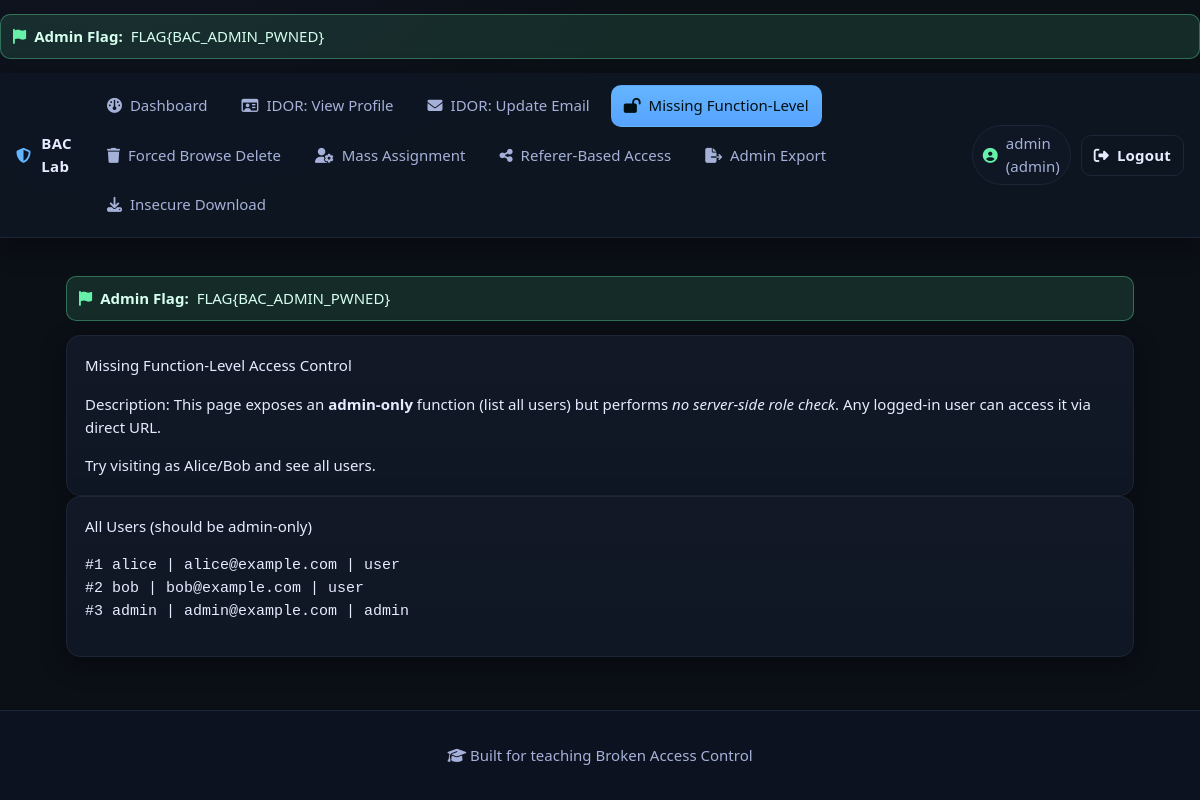
Screenshot of /3_missing_function_level_admin.php (signed in) with the database file from the repository.
### tables this page shows
CREATE TABLE users (
  id INT AUTO_INCREMENT PRIMARY KEY,
  username VARCHAR(50) UNIQUE NOT NULL,
  password VARCHAR(100) NOT NULL,
  email VARCHAR(120) NOT NULL,
  role ENUM('user','admin') NOT NULL DEFAULT 'user'
);

### 3_missing_function_level_admin.php (the view)
<?php require 'config.php'; require 'helpers.php'; require_login(); topnav('Missing Function-Level Access Control'); ?>
<div class="card">
  <div class="h">Missing Function-Level Access Control</div>
  <p class="p">Description: This page exposes an <strong>admin-only</strong> function (list all users) but performs
    <em>no server-side role check</em>. Any logged-in user can access it via direct URL.</p>
  <div class="notice">Try visiting as Alice/Bob and see all users.</div>
</div>
<?php
$rows = $pdo->query('SELECT id, username, email, role FROM users ORDER BY id')->fetchAll();
?>
<div class="card">
  <div class="h">All Users (should be admin-only)</div>
  <div class="code"><pre><?php foreach($rows as $r){ echo sprintf("#%d %s | %s | %s\n",
    $r['id'], $r['username'], $r['email'], $r['role']); } ?></pre></div>
</div>
<?php foot(); ?>

### helpers.php (shortened to what this page needs)
<?php
function current_user() { return $_SESSION['user'] ?? null; }
$__u = current_user();
if ($__u && ($__u['role'] ?? '') === 'admin') {
    echo '<div class="alert alert-ok flag-banner" role="status" aria-live="polite">
            <i class="fa-solid fa-flag"></i>
            <strong>Admin Flag:</strong> ' . htmlspecialchars(CTF_FLAG) . '
          </div>';
}
function nav_items() {
    return [
        ['Dashboard', 'dashboard.php', 'fa-solid fa-gauge'],
        ['IDOR: View Profile', '1_idor_profile.php', 'fa-regular fa-id-card'],
        ['IDOR: Update Email', '2_idor_update_email.php', 'fa-solid fa-envelope'],
        ['Missing Function-Level', '3_missing_function_level_admin.php', 'fa-solid fa-lock-open'],
        ['Forced Browse Delete', '4_force_browse_delete.php', 'fa-solid fa-trash'],
        ['Mass Assignment', '5_mass_assignment_role_change.php', 'fa-solid fa-user-gear'],
        ['Referer-Based Access', '6_referer_based_access.php', 'fa-solid fa-share-nodes'],
        ['Admin Export', '7_unprotected_admin_export.php', 'fa-solid fa-file-export'],
        ['Insecure Download', '8_insecure_file_download.php', 'fa-solid fa-download'],
    ];
}
function active_class($file) {
    return basename($_SERVER['PHP_SELF']) === $file ? 'active' : '';
}
function topnav($title = 'BAC Lab') {
    $u = current_user();
    echo '<!DOCTYPE html><html><head><meta charset="utf-8">';
    echo '<link rel="stylesheet" href="styles.css" />';
    echo '<link rel="stylesheet" href="https://cdnjs.cloudflare.com/ajax/libs/font-awesome/6.5.0/css/all.min.css" />';
    echo '</head><body>';
    echo '<header class="site-header">
            <div class="brand">
              <a class="brand-link" href="dashboard.php">
                <i class="fa-solid fa-shield-halved"></i><span>BAC Lab</span>
              </a>
            </div>
            <input type="checkbox" id="nav-toggle" class="nav-toggle" aria-label="Toggle navigation">
            <label for="nav-toggle" class="nav-burger" aria-hidden="true">
              <span></span><span></span><span></span>
            </label>
            <nav class="nav">
              <ul class="nav-list">';
    foreach (nav_items() as [$label,$href,$icon]) {
        echo '<li><a class="'.active_class($href).'" href="'.$href.'"><i class="'.$icon.'"></i><span>'.$label.'</span></a></li>';
    }
    echo        '</ul>
            </nav>';
    echo   '<div class="nav-actions">';
    if ($u) {
        echo   '<div class="user-chip"><i class="fa-solid fa-user-circle"></i><span>'.htmlspecialchars($u['username']).' ('.htmlspecialchars($u['role']).')</span></div>
                <a class="btn btn-outline" href="logout.php"><i class="fa-solid fa-right-from-bracket"></i><span>Logout</span></a>';
    } else {
        echo   '<a class="btn btn-accent" href="login.php"><i class="fa-solid fa-right-to-bracket"></i><span>Login</span></a>';
    }
    echo   '</div>
          </header>
          <main class="container">';
    $__u = current_user();
    if ($__u && ($__u['role'] ?? '') === 'admin') {
    echo '<div class="alert alert-ok flag-banner">
            <i class="fa-solid fa-flag"></i>
            <strong>Admin Flag:</strong> ' . htmlspecialchars(CTF_FLAG) . '
          </div>';
}
}
function foot() {
    echo '</main>
          <footer class="site-footer">
            <div class="container-sm">
              <p><i class="fa-solid fa-graduation-cap"></i> Built for teaching Broken Access Control</p>
            </div>
          </footer>
          </body></html>';
}

### styles.css (style rules this page uses)
:root { --bg:#0b0f16; --panel:#121826; --panel-2:#0f1724; --border:#1d2637; --text:#e6ebff; --muted:#a5b1d8; --accent:#64b5ff; --accent-2:#66f0a9; --danger:#ff6b6b; --shadow: 0 8px 24px rgba(0,0,0,.35); }
* { box-sizing:border-box }
html,body { height:100% }
html { scroll-behavior:smooth }
body { margin:0; background: radial-gradient(1200px 700px at 10% -10%, #0f1421 0%, var(--bg) 45%) no-repeat fixed; color:var(--text); font: 15px/1.55 system-ui, -apple-system, Segoe UI, Roboto, Ubuntu, "Helvetica Neue", Arial, "Noto Color Emoji", "Apple Color Emoji", sans-serif; }
.container { max-width:1100px;margin:24px auto;padding:0 16px }
.container-sm { max-width:900px;margin:0 auto;padding:0 16px }
.site-header { position:sticky; top:0; z-index:50; display:flex; align-items:center; gap:16px; padding:12px 16px; background:rgba(15,23,36,.85); backdrop-filter:saturate(140%) blur(8px); border-bottom:1px solid var(--border); box-shadow: var(--shadow); }
.brand .brand-link { display:flex; align-items:center; gap:10px; font-weight:700; letter-spacing:.3px; color:var(--text); text-decoration:none; }
.brand .fa-shield-halved { color:var(--accent) }
.nav { margin-left:6px; }
.nav-list { list-style:none; margin:0; padding:0; display:flex; flex-wrap:wrap; gap:8px; }
.nav-list a { --pad-y:8px; --pad-x:12px; display:flex; align-items:center; gap:8px; padding:var(--pad-y) var(--pad-x); color:var(--muted); text-decoration:none; border-radius:10px; border:1px solid transparent; transition: all .18s ease; }
.nav-list a.active { color:#001014; background:linear-gradient(180deg, var(--accent), #57a3ff); border-color: transparent; }
.nav-list a.active i { color:#001014 }
.nav-actions { margin-left:auto; display:flex; align-items:center; gap:10px; }
.user-chip { display:flex; align-items:center; gap:8px; padding:6px 10px; border-radius:999px; background:var(--panel-2); color:var(--muted); border:1px solid var(--border); }
.user-chip i { color:var(--accent-2) }
.btn { display:inline-flex; align-items:center; gap:8px; padding:8px 12px; border-radius:10px; text-decoration:none; font-weight:600; letter-spacing:.2px; transition:transform .16s ease, background .16s ease, color .16s ease, border-color .16s ease; border:1px solid transparent; }
.btn-outline { background:transparent; color:var(--text); border-color:var(--border); }
.card { background:linear-gradient(180deg, var(--panel), var(--panel-2)); border:1px solid var(--border); border-radius:14px; padding:18px; box-shadow: var(--shadow); }
.alert { border-radius:10px; padding:10px 12px; margin:14px 0; border:1px solid var(--border); display:flex; align-items:center; gap:8px; }
.alert-ok { background:rgba(102,240,169,.08); color:#c0ffe3; border-color:rgba(102,240,169,.25); }
.site-footer { margin-top:30px; border-top:1px solid var(--border); background:#0c121f; color:var(--muted); padding:18px 0; text-align:center; }
html, body { height: 100%; }
body { display: flex; flex-direction: column; }
main.container { flex: 1; }
.site-footer { margin-top: 0; }
.flag-banner { margin-top: 14px; background: rgba(102,240,169,.12); border: 1px solid rgba(102,240,169,.35); color: #d6ffef; display: flex; align-items: center; gap: 8px; border-radius: 10px; padding: 10px 12px; }
.flag-banner i { color:#66f0a9; }

### rows the page displays
users: id "1", username "alice", email "alice@example.com", role "user"
users: id "2", username "bob", email "bob@example.com", role "user"
users: id "3", username "admin", email "admin@example.com", role "admin"

### other values shown
CTF_FLAG "FLAG{BAC_ADMIN_PWNED}"
$label "Dashboard"
$label "IDOR: View Profile"
$label "IDOR: Update Email"
$label "Missing Function-Level"
$label "Forced Browse Delete"
$label "Mass Assignment"
$label "Referer-Based Access"
$label "Admin Export"
$label "Insecure Download"
$u['username'] "admin"
$u['role'] "admin"
